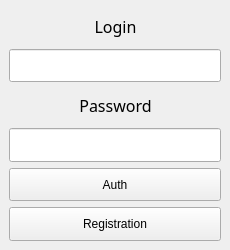
<?xml version="1.0" encoding="UTF-8"?>
<ui version="4.0">
 <class>MainWindow</class>
 <widget class="QMainWindow" name="MainWindow">
  <property name="geometry">
   <rect>
    <x>0</x>
    <y>0</y>
    <width>230</width>
    <height>250</height>
   </rect>
  </property>
  <property name="sizePolicy">
   <sizepolicy hsizetype="Fixed" vsizetype="Fixed">
    <horstretch>230</horstretch>
    <verstretch>250</verstretch>
   </sizepolicy>
  </property>
  <property name="minimumSize">
   <size>
    <width>230</width>
    <height>250</height>
   </size>
  </property>
  <property name="maximumSize">
   <size>
    <width>230</width>
    <height>250</height>
   </size>
  </property>
  <property name="windowTitle">
   <string>MainWindow</string>
  </property>
  <property name="whatsThis">
   <string/>
  </property>
  <widget class="QWidget" name="centralwidget">
   <property name="enabled">
    <bool>true</bool>
   </property>
   <layout class="QGridLayout" name="gridLayout">
    <item row="8" column="0" colspan="3">
     <widget class="QPushButton" name="AuthButton">
      <property name="sizePolicy">
       <sizepolicy hsizetype="Minimum" vsizetype="Expanding">
        <horstretch>0</horstretch>
        <verstretch>0</verstretch>
       </sizepolicy>
      </property>
      <property name="text">
       <string>Auth</string>
      </property>
     </widget>
    </item>
    <item row="9" column="0" colspan="3">
     <widget class="QPushButton" name="RegButton">
      <property name="sizePolicy">
       <sizepolicy hsizetype="Minimum" vsizetype="Expanding">
        <horstretch>0</horstretch>
        <verstretch>0</verstretch>
       </sizepolicy>
      </property>
      <property name="text">
       <string>Registration</string>
      </property>
     </widget>
    </item>
    <item row="6" column="0" colspan="3">
     <widget class="QLineEdit" name="PassLine">
      <property name="sizePolicy">
       <sizepolicy hsizetype="Expanding" vsizetype="Expanding">
        <horstretch>0</horstretch>
        <verstretch>0</verstretch>
       </sizepolicy>
      </property>
      <property name="echoMode">
       <enum>QLineEdit::Password</enum>
      </property>
     </widget>
    </item>
    <item row="3" column="0" colspan="3">
     <widget class="QLineEdit" name="LoginLine">
      <property name="sizePolicy">
       <sizepolicy hsizetype="Expanding" vsizetype="Expanding">
        <horstretch>0</horstretch>
        <verstretch>0</verstretch>
       </sizepolicy>
      </property>
     </widget>
    </item>
    <item row="0" column="1">
     <widget class="QLabel" name="label">
      <property name="sizePolicy">
       <sizepolicy hsizetype="Preferred" vsizetype="Expanding">
        <horstretch>0</horstretch>
        <verstretch>0</verstretch>
       </sizepolicy>
      </property>
      <property name="font">
       <font>
        <family>Microsoft YaHei Light</family>
        <pointsize>12</pointsize>
       </font>
      </property>
      <property name="text">
       <string>Login</string>
      </property>
      <property name="alignment">
       <set>Qt::AlignCenter</set>
      </property>
     </widget>
    </item>
    <item row="5" column="1">
     <widget class="QLabel" name="label_2">
      <property name="sizePolicy">
       <sizepolicy hsizetype="Preferred" vsizetype="Expanding">
        <horstretch>0</horstretch>
        <verstretch>0</verstretch>
       </sizepolicy>
      </property>
      <property name="font">
       <font>
        <family>Microsoft YaHei Light</family>
        <pointsize>12</pointsize>
       </font>
      </property>
      <property name="text">
       <string>Password</string>
      </property>
      <property name="alignment">
       <set>Qt::AlignCenter</set>
      </property>
     </widget>
    </item>
   </layout>
  </widget>
  <widget class="QMenuBar" name="menubar">
   <property name="geometry">
    <rect>
     <x>0</x>
     <y>0</y>
     <width>230</width>
     <height>19</height>
    </rect>
   </property>
   <property name="sizePolicy">
    <sizepolicy hsizetype="Fixed" vsizetype="Fixed">
     <horstretch>0</horstretch>
     <verstretch>0</verstretch>
    </sizepolicy>
   </property>
   <property name="nativeMenuBar">
    <bool>true</bool>
   </property>
  </widget>
 </widget>
 <tabstops>
  <tabstop>LoginLine</tabstop>
  <tabstop>PassLine</tabstop>
  <tabstop>AuthButton</tabstop>
  <tabstop>RegButton</tabstop>
 </tabstops>
 <resources/>
 <connections/>
</ui>
